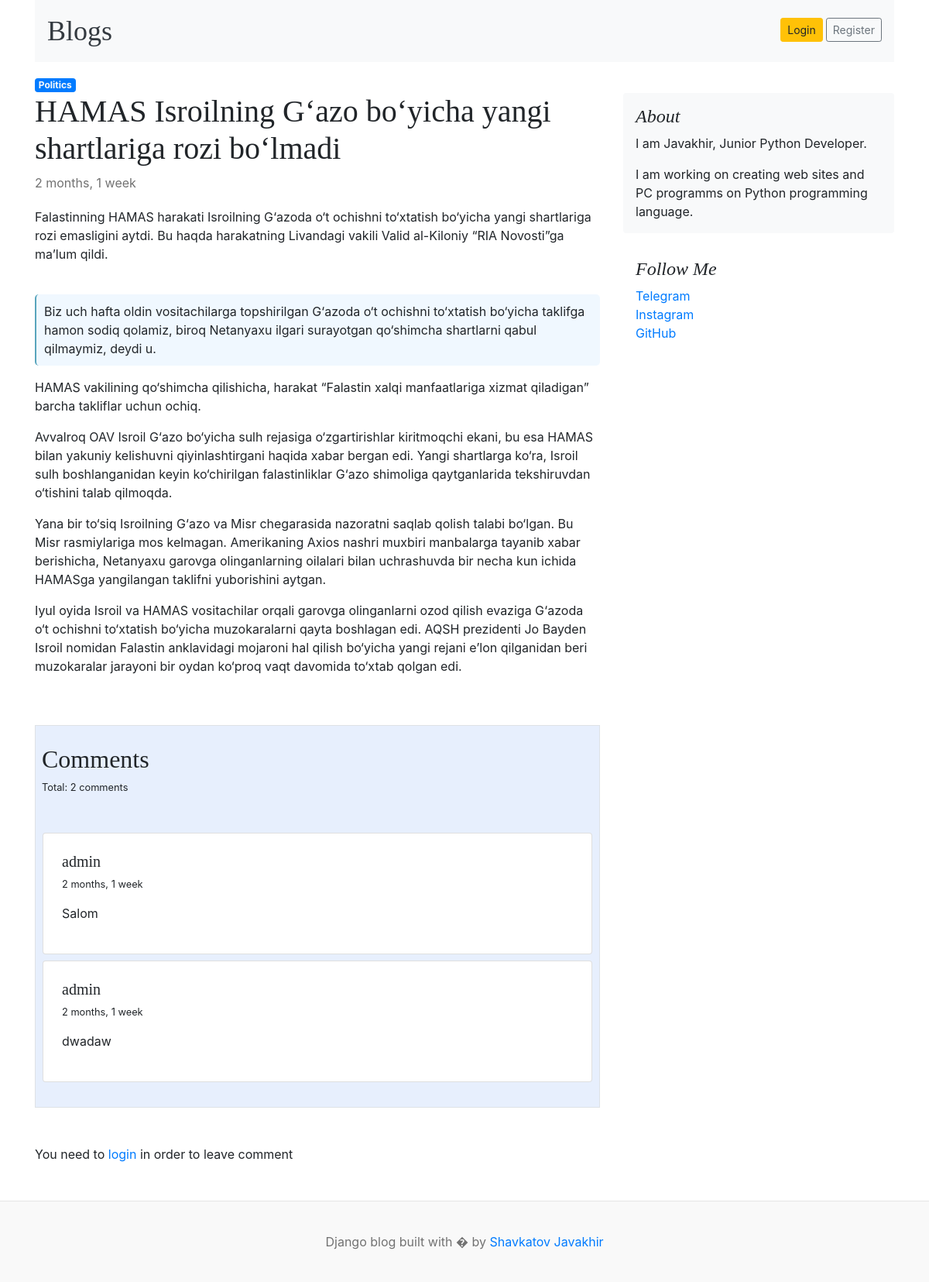
/blogs/blog/hamas-isroilning-gazo-boyicha-yangi-shartlariga-ro, run on the app's committed database.
### blogs/models.py (models this page shows, shortened)
class Category(models.Model):
    name = models.CharField(max_length=255)
    created_at = models.DateTimeField(auto_now_add=True)
    updated_at = models.DateTimeField(auto_now=True)
    class Meta:
        verbose_name_plural = 'Categories'
        verbose_name = 'Category'

class Blog(models.Model):
    title = models.CharField(max_length=200)
    slug = models.SlugField(unique=True, null=False)
    category = models.ForeignKey(Category, null=True, blank=True, on_delete=models.SET_NULL)
    author = models.ForeignKey(User, null=True, on_delete=models.SET_NULL)
    is_featured = models.BooleanField(default=False)
    featured_image = models.ImageField(upload_to='uploads/%Y/%m/%d')
    short_description = models.TextField(null=True)
    words = models.TextField(blank=True, null=True)
    body = models.TextField(blank=True)
    status = models.IntegerField(default=0, choices=STATUS_CHOICES, null=False)
    created_at = models.DateTimeField(auto_now_add=True)
    updated_at = models.DateTimeField(auto_now=True)
    class Meta:
        verbose_name_plural = "Blogs"
        verbose_name = "Blog"

class Comment(models.Model):
    user = models.ForeignKey(User, null=False, on_delete=models.CASCADE)
    blog = models.ForeignKey(Blog, null=False, on_delete=models.CASCADE)
    text = models.TextField(blank=False, null=False)
    created_at = models.DateTimeField(auto_now_add=True)
    updated_at = models.DateTimeField(auto_now=True)
    class Meta:
        verbose_name = "Comment"
        verbose_name_plural = "Comments"

### settingsapp/models.py (models this page shows, shortened)
class About(models.Model):
    title = models.CharField(max_length=300)
    description = models.CharField(max_length=500)
    class Meta:
        verbose_name_plural = 'About'

class Social_links(models.Model):
    name = models.CharField(max_length=100)
    link = models.URLField(unique=True)
    class Meta:
        verbose_name_plural = "Social_links"

### blogs/views.py (the view, shortened to what this page needs)
# urls.py: 2. Add a URL to urlpatterns:  path('blog/', include('blog.urls'))
def blog(request, blog_slug):
    blog = get_object_or_404(Blog, slug=blog_slug)
    if request.method == "GET":
        comment = Comment.objects.filter(blog=blog)
        count = comment.count()
        category = blog.category
        paragraph = blog.body.split("\n")
        context = {
            'blog': blog,
            "paragraph": paragraph,
            'category': category,
            'comments': comment,
            'count': count,
        }
        return render(request, "blog.html", context)

### blogs/context_processor.py (called while the page is built)
def header(req):
    category = Category.objects.all()
    context = {
        'categories': category
    }
    return context

def get_about(request):
    about = About.objects.all()
    links = Social_links.objects.all()
    telegram = links.get(name='Telegram')
    context = {
        'about': about,
        'links': links,
        'telegram': telegram
        }
    return context

### templates/blog.html (shortened to what this page needs)
{% extends 'header.html' %} {% load static %} {% block content %}
<a class="badge bg-primary text-decoration-none text-light" href="{% url 'posts_by_category' category.id %}">{{category.name}}</a>
<main role="main" class="container p-0">
  <div class="row">
    <div class="col-md-8 blog-main">
      <div class="blog-post">
        <h2 class="blog-post-title">{{blog.title}}</h2>
        <p class="blog-post-meta">{{blog.created_at|timesince}}</p>
        <p>{{blog.short_description}}</p>
        {% if blog.words %}
        <blockquote style="border-left: 2px solid rgb(89, 165, 189); padding-left: 15px; background-color: aliceblue; border-radius: 5px; padding: 10px">
          {{blog.words}}
        </blockquote>
        {% endif %}
        {% for par in paragraph %}
        <p>{{par}}</p>
        {% endfor %}
      </div>
      <section style="background-color: #e7effd;" class=" mb-2 border">
          <h2 class="pt-4 pl-2">Comments</h2>
        <p class="pl-2 small">
          Total: {{count}} comments
        </p>
          <div class="row d-block justify-content-center p-4">
            {% for comment in comments %}
                <div class="d-flex flex-start my-2">
                  <div class="card" style="width: 100%;">
                    <div class="card-body p-4">
                      <div class="">
                        <h5>{{comment.user}}</h5>
                        <p class="small">{{comment.created_at|timesince}}</p>
                        <p>
                          {{comment.text}}
                        </p>
                      </div>
                    </div>
                  </div>
                </div>
                {% endfor %}
              </div>
      </section>
      {% if user.is_authenticated %}
      <div class="comment-section mb-5 pb-2 p-0 ">
        <label for="comment-text" class="form-label pl-2">Leave Comment</label>
          <form action="" method="post">
           {% csrf_token %}
            <div class="mb-3 form-group">
              <textarea class="form-control" name="comment" placeholder="Leave comment..." id="comment-text" rows="3"></textarea>
            </div>
            <button type="submit" class="btn btn-primary">Add comment</button>
          </form>
      </div>
      {% else %}
      <div class="comment-section my-5 p-0 col-8">You need to <a href="{% url 'login' %}">login</a> in order to leave comment</div>
      {% endif %}
    </div>
    {% include 'about.html' %}
  </div>
</main>
{% endblock %}

### templates/about.html (shortened to what this page needs)
      <aside class="col-md-4 blog-sidebar">
        <div class="p-3 mb-3 bg-light rounded">
          <h4 class="font-italic">About</h4>
          {% for ab in about %}
          {{ab.title}}
          {% endfor %}
        <p class="mb-0">
          {% for ab in about %}
          {{ab.description}}
          {% endfor %}
        </p>
      </div>
      <div class="p-3">
        <h4 class="font-italic">Follow Me</h4>
        <ol class="list-unstyled">
          {% for link in links %}
          <li><a href="{{link.link}}" target="_blank">{{link.name}}</a></li>
          {% endfor %}
        </ol>
        </div>
      </aside>

### blog/static/css/blog.css (style rules this page uses)
h1, h2, h3, h4, h5, h6 { font-family: "Playfair Display", Georgia, "Times New Roman", serif; }
.blog-post { margin-bottom: 4rem; }
.blog-post-title { font-size: 2.5rem; }
.blog-post-meta { margin-bottom: 1.25rem; color: #727272; }

### data on the page
Category: name "Politics"
Blog: title "HAMAS Isroilning G‘azo bo‘yicha yangi shartlariga rozi bo‘lmadi", created_at "2 months, 1 week", short_description "Falastinning HAMAS harakati Isroilning G‘azoda o‘t ochishni to‘xtatish bo‘yicha yangi shartlariga rozi emasligini aytdi. Bu haqda harakatning Livandagi vakili Valid al-Kiloniy “RIA Novosti”ga ma’lum qildi.", words "Biz uch hafta oldin vositachilarga topshirilgan G‘azoda o‘t ochishni to‘xtatish bo‘yicha taklifga hamon sodiq qolamiz, biroq Netanyaxu ilgari surayotgan qo‘shimcha shartlarni qabul qilmaymiz, deydi u."
Comment: user "admin", created_at "2 months, 1 week", text "Salom"
Comment: user "admin", created_at "2 months, 1 week", text "dwadaw"
About: title "I am Javakhir, Junior Python Developer.", description "I am working on creating web sites and PC programms on Python programming language."
Social_links: name "Telegram"
Social_links: name "Instagram"
Social_links: name "GitHub"

### other printed values
{{ par }} "HAMAS vakilining qo‘shimcha qilishicha, harakat “Falastin xalqi manfaatlariga xizmat qiladigan” barcha takliflar uchun ochiq."
{{ count }} "2"
